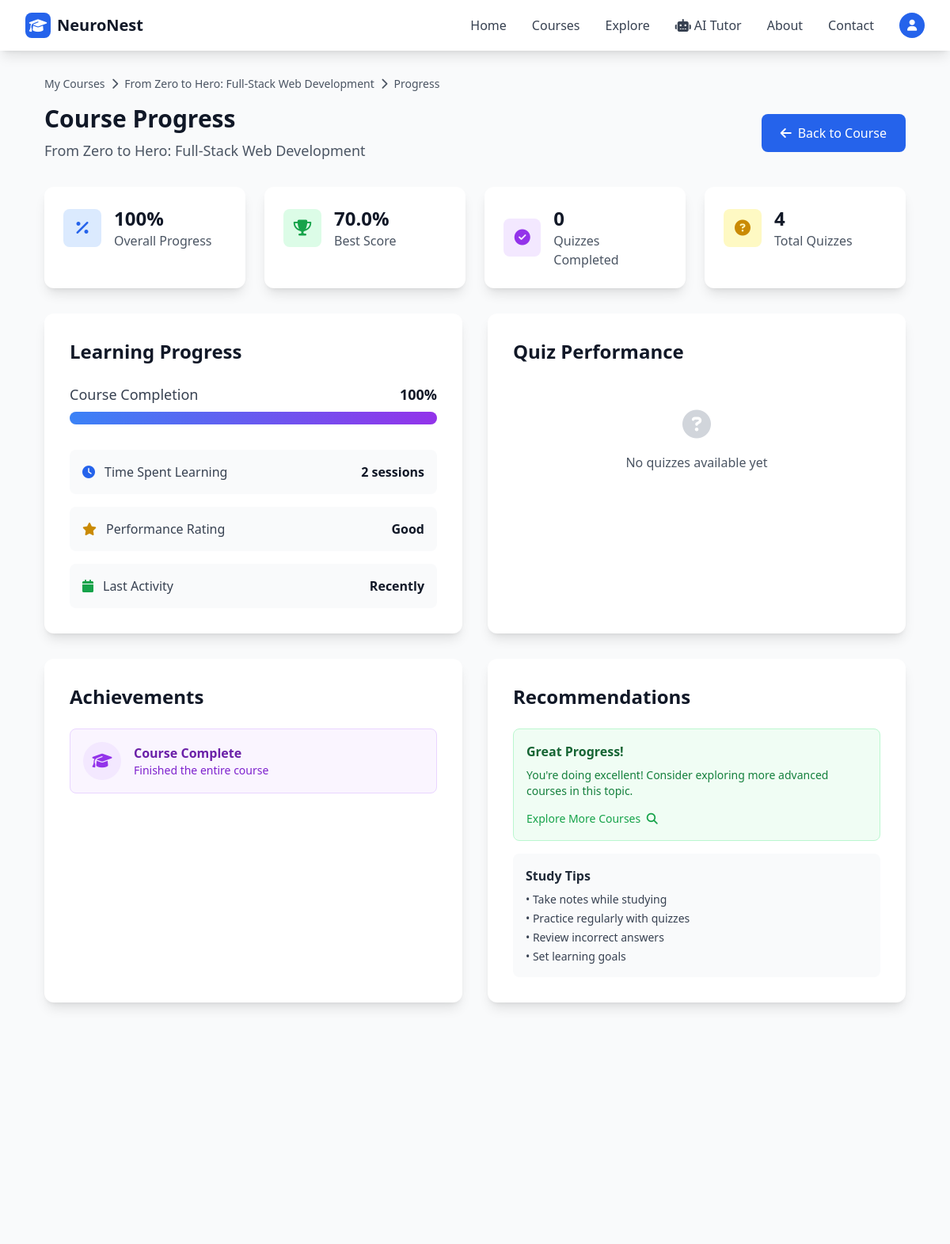
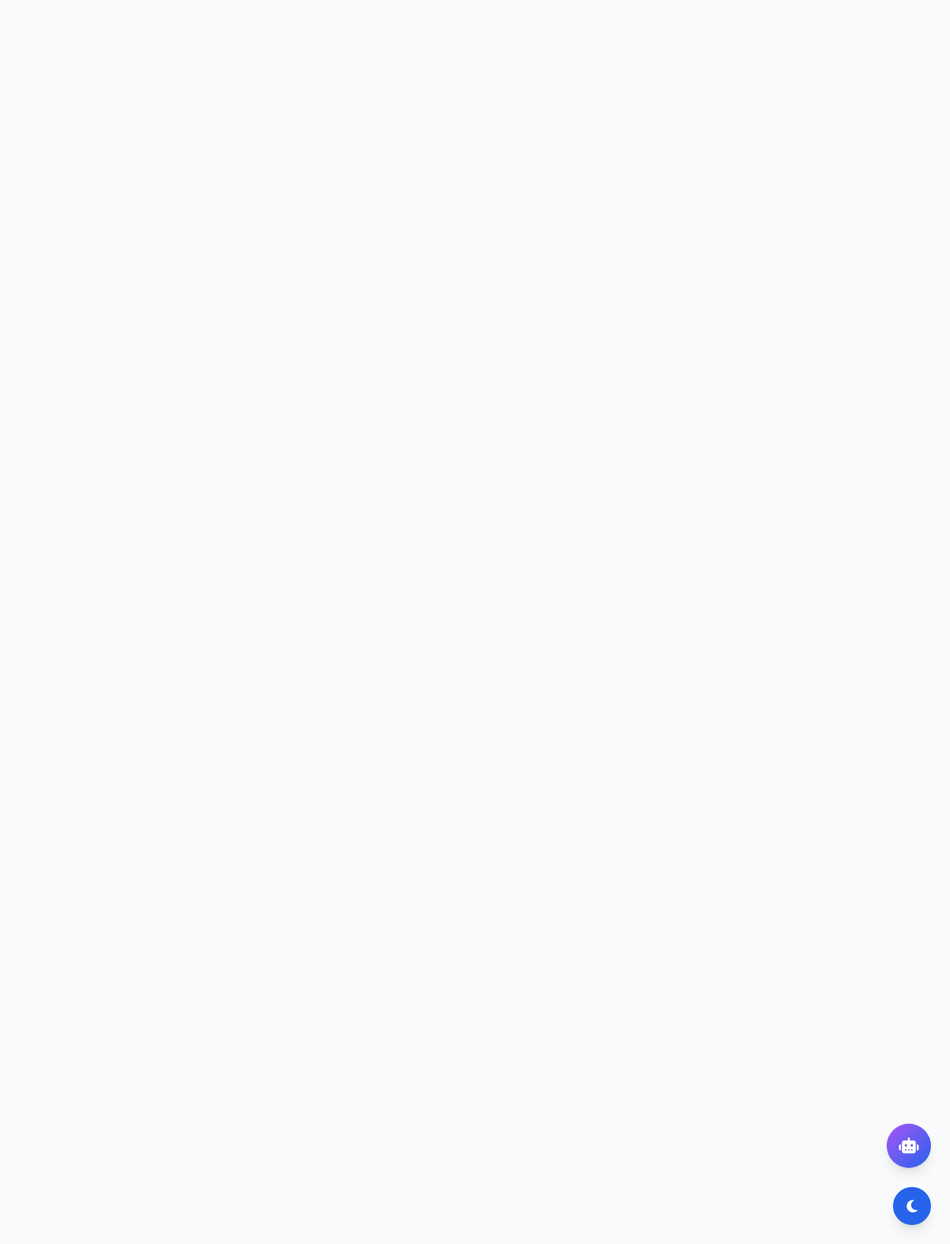
Screenshot of /courses/6/progress/ (signed in) with the database file from the repository (2 pictures, top to bottom).
### courses/models.py (models this page shows, shortened)
class Course(models.Model):
    CATEGORY_CHOICES = [
        ('programming', 'Programming'),
        ('design', 'Design'),
        ('business', 'Business'),
        ('data_science', 'Data Science'),
        ('marketing', 'Marketing'),
        ('photography', 'Photography'),
        ('music', 'Music'),
        ('language', 'Language'),
        ('health', 'Health & Fitness'),
        ('other', 'Other'),
    ]
    title = models.CharField(max_length=200)
    description = models.TextField(blank=True)
    instructor = models.ForeignKey(User, on_delete=models.CASCADE, limit_choices_to={'role': 'instructor'})
    category = models.CharField(max_length=50, choices=CATEGORY_CHOICES, default='other')
    created_at = models.DateTimeField(auto_now_add=True)
    def get_total_quizzes(self):
        from django.db.models import Q
        return Quiz.objects.filter(
            Q(chapter__course=self) | Q(topic__chapter__course=self)
        ).count()
    def get_all_quizzes(self):
        from django.db.models import Q
        return Quiz.objects.filter(
            Q(chapter__course=self) | Q(topic__chapter__course=self)
        ).order_by('chapter__order', 'topic__order', 'created_at')

class Progress(models.Model):
    student = models.ForeignKey(User, on_delete=models.CASCADE, limit_choices_to={'role': 'student'})
    course = models.ForeignKey('Course', on_delete=models.CASCADE)
    completed_lessons = models.IntegerField(default=0)
    total_lessons = models.IntegerField(default=0)
    score = models.FloatField(default=0.0)
    def progress_percent(self):
        if self.total_lessons == 0:
            return 0
        return (self.completed_lessons / self.total_lessons) * 100

### courses/views.py (the view)
# urls.py: path('<int:course_id>/progress/', views.course_progress, name='course_progress'),
@login_required
def course_progress(request, course_id):
    course = get_object_or_404(Course, id=course_id)
    if not Enrollment.objects.filter(student=request.user, course=course).exists():
        messages.error(request, 'You are not enrolled in this course.')
        return redirect('courses:course_detail', course_id=course.id)
    progress = Progress.objects.filter(
        student=request.user,
        course=course
    ).first()
    from django.db.models import Q
    completed_quizzes = StudentAnswer.objects.filter(
        student=request.user,
        question__quiz__in=course.get_all_quizzes()
    ).values('question__quiz').distinct()
    context = {
        'course': course,
        'progress': progress,
        'completed_quizzes_count': completed_quizzes.count(),
        'total_quizzes': course.get_total_quizzes()
    }
    return render(request, 'courses/course/course_progress.html', context)

### courses/templates/courses/course/course_progress.html (shortened to what this page needs)
{% extends 'base/base.html' %}
{% block content %}
<div class="max-w-6xl mx-auto px-4 sm:px-6 lg:px-8 py-8">
    <div class="mb-8">
        <nav class="flex items-center space-x-2 text-sm text-gray-600 dark:text-gray-300 mb-4">
            <a href="{% url 'courses:my_courses' %}" class="hover:text-blue-600">My Courses</a>
            <i class="fas fa-chevron-right"></i>
            <a href="{% url 'courses:course_detail' course.id %}" class="hover:text-blue-600">{{ course.title }}</a>
            <i class="fas fa-chevron-right"></i>
            <span>Progress</span>
        </nav>
        <div class="flex items-center justify-between">
            <div>
                <h1 class="text-3xl font-bold text-gray-900 dark:text-white mb-2">Course Progress</h1>
                <p class="text-lg text-gray-600 dark:text-gray-300">{{ course.title }}</p>
            </div>
            <a href="{% url 'courses:course_detail' course.id %}"
                class="bg-blue-600 text-white px-6 py-3 rounded-lg hover:bg-blue-700 transition-colors">
                <i class="fas fa-arrow-left mr-2"></i>Back to Course
            </a>
        </div>
    </div>
    <div class="grid grid-cols-1 md:grid-cols-4 gap-6 mb-8">
        <div class="bg-white dark:bg-gray-800 rounded-xl shadow-lg p-6">
            <div class="flex items-center">
                <div class="w-12 h-12 bg-blue-100 dark:bg-blue-900 rounded-lg flex items-center justify-center">
                    <i class="fas fa-percentage text-blue-600 dark:text-blue-400 text-xl"></i>
                </div>
                <div class="ml-4">
                    <h3 class="text-2xl font-bold text-gray-900 dark:text-white">
                        {% if progress %}{{ progress.progress_percent|floatformat:0 }}%{% else %}0%{% endif %}
                    </h3>
                    <p class="text-gray-600 dark:text-gray-300">Overall Progress</p>
                </div>
            </div>
        </div>
        <div class="bg-white dark:bg-gray-800 rounded-xl shadow-lg p-6">
            <div class="flex items-center">
                <div class="w-12 h-12 bg-green-100 dark:bg-green-900 rounded-lg flex items-center justify-center">
                    <i class="fas fa-trophy text-green-600 dark:text-green-400 text-xl"></i>
                </div>
                <div class="ml-4">
                    <h3 class="text-2xl font-bold text-gray-900 dark:text-white">
                        {% if progress %}{{ progress.score|floatformat:1 }}%{% else %}0%{% endif %}
                    </h3>
                    <p class="text-gray-600 dark:text-gray-300">Best Score</p>
                </div>
            </div>
        </div>
        <div class="bg-white dark:bg-gray-800 rounded-xl shadow-lg p-6">
            <div class="flex items-center">
                <div class="w-12 h-12 bg-purple-100 dark:bg-purple-900 rounded-lg flex items-center justify-center">
                    <i class="fas fa-check-circle text-purple-600 dark:text-purple-400 text-xl"></i>
                </div>
                <div class="ml-4">
                    <h3 class="text-2xl font-bold text-gray-900 dark:text-white">{{ completed_quizzes_count }}</h3>
                    <p class="text-gray-600 dark:text-gray-300">Quizzes Completed</p>
                </div>
            </div>
        </div>
        <div class="bg-white dark:bg-gray-800 rounded-xl shadow-lg p-6">
            <div class="flex items-center">
                <div class="w-12 h-12 bg-yellow-100 dark:bg-yellow-900 rounded-lg flex items-center justify-center">
                    <i class="fas fa-question-circle text-yellow-600 dark:text-yellow-400 text-xl"></i>
                </div>
                <div class="ml-4">
                    <h3 class="text-2xl font-bold text-gray-900 dark:text-white">{{ total_quizzes }}</h3>
                    <p class="text-gray-600 dark:text-gray-300">Total Quizzes</p>
                </div>
            </div>
        </div>
    </div>
    <div class="grid grid-cols-1 lg:grid-cols-2 gap-8">
        <div class="bg-white dark:bg-gray-800 rounded-xl shadow-lg p-8">
            <h2 class="text-2xl font-bold text-gray-900 dark:text-white mb-6">Learning Progress</h2>
            <div class="mb-8">
                <div class="flex justify-between items-center mb-2">
                    <span class="text-lg font-medium text-gray-700 dark:text-gray-300">Course Completion</span>
                    <span class="text-lg font-bold text-gray-900 dark:text-white">
                        {% if progress %}{{ progress.progress_percent|floatformat:0 }}%{% else %}0%{% endif %}
                    </span>
                </div>
                <div class="w-full bg-gray-200 dark:bg-gray-700 rounded-full h-4">
                    <div class="bg-gradient-to-r from-blue-500 to-purple-600 h-4 rounded-full transition-all duration-500"
                        style="width: {% if progress %}{{ progress.progress_percent }}%{% else %}0%{% endif %}"></div>
                </div>
            </div>
            <div class="space-y-4">
                <div class="flex items-center justify-between p-4 bg-gray-50 dark:bg-gray-700 rounded-lg">
                    <div class="flex items-center">
                        <i class="fas fa-clock text-blue-600 dark:text-blue-400 mr-3"></i>
                        <span class="text-gray-700 dark:text-gray-300">Time Spent Learning</span>
                    </div>
                    <span class="font-semibold text-gray-900 dark:text-white">
                        {% if progress %}{{ progress.completed_lessons }}{% else %}0{% endif %} sessions
                    </span>
                </div>
                <div class="flex items-center justify-between p-4 bg-gray-50 dark:bg-gray-700 rounded-lg">
                    <div class="flex items-center">
                        <i class="fas fa-star text-yellow-600 dark:text-yellow-400 mr-3"></i>
                        <span class="text-gray-700 dark:text-gray-300">Performance Rating</span>
                    </div>
                    <span class="font-semibold text-gray-900 dark:text-white">
                        {% if progress %}
                        {% if progress.score >= 90 %}Excellent
                        {% elif progress.score >= 80 %}Very Good
                        {% elif progress.score >= 70 %}Good
                        {% elif progress.score >= 60 %}Fair
                        {% else %}Needs Improvement
                        {% endif %}
                        {% else %}Not Started
                        {% endif %}
                    </span>
                </div>
                <div class="flex items-center justify-between p-4 bg-gray-50 dark:bg-gray-700 rounded-lg">
                    <div class="flex items-center">
                        <i class="fas fa-calendar text-green-600 dark:text-green-400 mr-3"></i>
                        <span class="text-gray-700 dark:text-gray-300">Last Activity</span>
                    </div>
                    <span class="font-semibold text-gray-900 dark:text-white">
                        {% if progress %}Recently{% else %}Never{% endif %}
                    </span>
                </div>
            </div>
        </div>
        <div class="bg-white dark:bg-gray-800 rounded-xl shadow-lg p-8">
            <h2 class="text-2xl font-bold text-gray-900 dark:text-white mb-6">Quiz Performance</h2>
            {% if course.quizzes.all %}
            <div class="space-y-4">
                {% for quiz in course.quizzes.all %}
                <div class="border border-gray-200 dark:border-gray-700 rounded-lg p-4">
                    <div class="flex items-center justify-between mb-3">
                        <h3 class="text-lg font-semibold text-gray-900 dark:text-white">{{ quiz.title }}</h3>
                        {% if completed_quizzes_count > 0 %}
                        <span
                            class="bg-green-100 dark:bg-green-900 text-green-800 dark:text-green-200 px-3 py-1 rounded-full text-sm font-medium">
                            Completed
                        </span>
                        {% else %}
                        <span
                            class="bg-gray-100 dark:bg-gray-700 text-gray-800 dark:text-gray-200 px-3 py-1 rounded-full text-sm font-medium">
                            Not Started
                        </span>
                        {% endif %}
                    </div>
                    <div class="flex items-center justify-between text-sm text-gray-600 dark:text-gray-300 mb-3">
                        <span><i class="fas fa-clock mr-1"></i>{{ quiz.time_limit }} minutes</span>
                        <span><i class="fas fa-question-circle mr-1"></i>{{ quiz.questions.count }} questions</span>
                    </div>
                    {% if completed_quizzes_count > 0 %}
                    <div class="flex items-center justify-between">
                        <div class="flex-1 mr-4">
                            <div class="w-full bg-gray-200 dark:bg-gray-700 rounded-full h-2">
                                <div class="bg-green-600 h-2 rounded-full"
                                    style="width: {% if progress %}{{ progress.score }}%{% else %}0%{% endif %}"></div>
                            </div>
                        </div>
                        <div class="text-right">
                            <div class="font-semibold text-gray-900 dark:text-white">
                                {% if progress %}{{ progress.score|floatformat:1 }}%{% else %}0%{% endif %}
                            </div>
                            <a href="{% url 'courses:quiz_results' quiz.id %}"
                                class="text-blue-600 hover:text-blue-700 text-sm">View Results</a>
                        </div>
                    </div>
                    {% else %}
                    <div class="text-center">
                        <a href="{% url 'courses:take_quiz' quiz.id %}"
                            class="bg-blue-600 text-white px-6 py-2 rounded-lg hover:bg-blue-700 transition-colors">
                            Take Quiz
                        </a>
                    </div>
                    {% endif %}
                </div>
                {% endfor %}
            </div>
            {% else %}
            <div class="text-center py-8">
                <i class="fas fa-question-circle text-4xl text-gray-300 dark:text-gray-600 mb-4"></i>
                <p class="text-gray-600 dark:text-gray-300">No quizzes available yet</p>
            </div>
            {% endif %}
        </div>
    </div>
    <div class="mt-8 grid grid-cols-1 lg:grid-cols-2 gap-8">
        <div class="bg-white dark:bg-gray-800 rounded-xl shadow-lg p-8">
            <h2 class="text-2xl font-bold text-gray-900 dark:text-white mb-6">Achievements</h2>
            <div class="space-y-4">
                {% if progress and progress.progress_percent == 100 %}
                <div
                    class="flex items-center p-4 bg-purple-50 dark:bg-purple-900/20 border border-purple-200 dark:border-purple-800 rounded-lg">
                    <div
                        class="w-12 h-12 bg-purple-100 dark:bg-purple-900 rounded-full flex items-center justify-center mr-4">
                        <i class="fas fa-graduation-cap text-purple-600 dark:text-purple-400 text-xl"></i>
                    </div>
                    <div>
                        <h3 class="font-semibold text-purple-800 dark:text-purple-200">Course Complete</h3>
                        <p class="text-sm text-purple-700 dark:text-purple-300">Finished the entire course</p>
                    </div>
                </div>
                {% endif %}
            </div>
        </div>
        <div class="bg-white dark:bg-gray-800 rounded-xl shadow-lg p-8">
            <h2 class="text-2xl font-bold text-gray-900 dark:text-white mb-6">Recommendations</h2>
            <div class="space-y-4">
                {% if not progress or progress.progress_percent < 50 %} <div
                    class="p-4 bg-blue-50 dark:bg-blue-900/20 border border-blue-200 dark:border-blue-800 rounded-lg">
                    <h3 class="font-semibold text-blue-800 dark:text-blue-200 mb-2">Keep Learning</h3>
                    <p class="text-sm text-blue-700 dark:text-blue-300 mb-3">
                        You're just getting started! Take the available quizzes to test your knowledge.
                    </p>
                    <a href="{% url 'courses:course_detail' course.id %}"
                        class="text-blue-600 hover:text-blue-700 text-sm font-medium">
                        Continue Course <i class="fas fa-arrow-right ml-1"></i>
                    </a>
            </div>
        {% else %}
        <div class="p-4 bg-green-50 dark:bg-green-900/20 border border-green-200 dark:border-green-800 rounded-lg">
            <h3 class="font-semibold text-green-800 dark:text-green-200 mb-2">Great Progress!</h3>
            <p class="text-sm text-green-700 dark:text-green-300 mb-3">
                You're doing excellent! Consider exploring more advanced courses in this topic.
            </p>
            <a href="{% url 'courses:course_list' %}" class="text-green-600 hover:text-green-700 text-sm font-medium">
                Explore More Courses <i class="fas fa-search ml-1"></i>
            </a>
        </div>
        {% endif %}
        <div class="p-4 bg-gray-50 dark:bg-gray-700 rounded-lg">
            <h3 class="font-semibold text-gray-800 dark:text-gray-200 mb-2">Study Tips</h3>
            <ul class="text-sm text-gray-700 dark:text-gray-300 space-y-1">
                <li>• Take notes while studying</li>
                <li>• Practice regularly with quizzes</li>
                <li>• Review incorrect answers</li>
                <li>• Set learning goals</li>
            </ul>
        </div>
    </div>
</div>
</div>
</div>
{% endblock %}

### rows the page displays
Course: title "From Zero to Hero: Full-Stack Web Development"
Progress: progress_percent "100", score "70.0", completed_lessons "2"

### other values shown
{{ completed_quizzes_count }} "0"
{{ total_quizzes }} "4"
